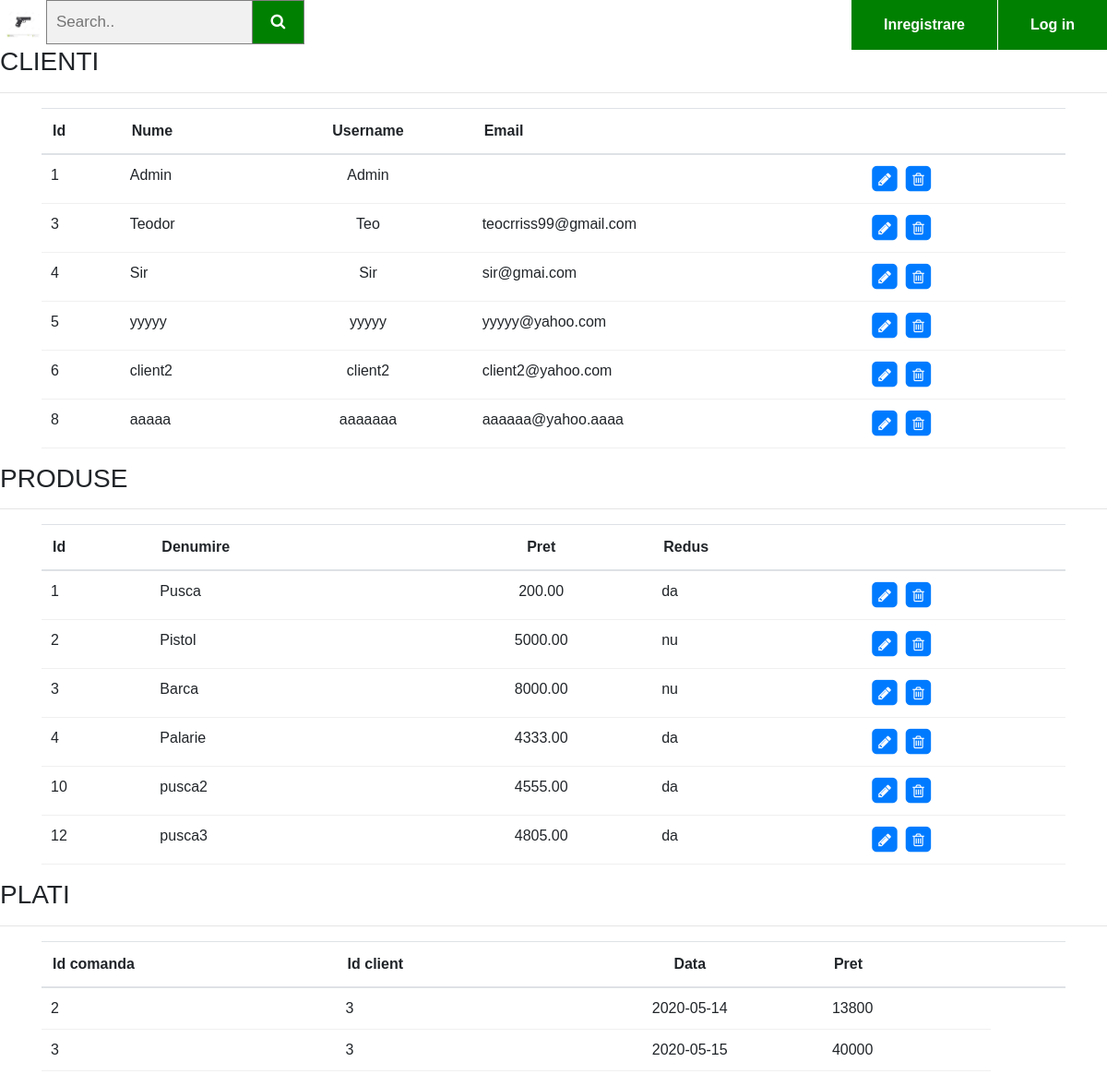
Page /pagadmin.php on the committed database.
### tables this page shows
CREATE TABLE `nume` (
  `Nume_si_prenume` varchar(50) NOT NULL,
  `User` varchar(30) NOT NULL,
  `Parola` varchar(20) NOT NULL,
  `Adresa` varchar(50) NOT NULL,
  `Email` varchar(30) NOT NULL,
  `Id` int(11) NOT NULL
);

CREATE TABLE `products` (
  `id` int(10) NOT NULL,
  `name` varchar(250) NOT NULL,
  `code` varchar(100) NOT NULL,
  `price` double(9,2) NOT NULL,
  `image` varchar(250) NOT NULL,
  `redus` varchar(10) DEFAULT NULL,
  `categorie` varchar(50) NOT NULL
);

CREATE TABLE `comenzi` (
  `Id_comanda` int(11) NOT NULL,
  `Id_client` int(11) NOT NULL,
  `Data` date NOT NULL,
  `pret` int(11) NOT NULL
);

### pagadmin.php (the view, shortened to what this page needs)
<?php
include_once('dbh.php');
?>
<!doctype html>
<html lang="en">
  <head>
    <link rel="stylesheet" href="https://stackpath.bootstrapcdn.com/bootstrap/4.4.1/css/bootstrap.min.css" >
    <link rel="stylesheet" href="css/style.css">
    <link rel="stylesheet" href=" https://stackpath.bootstrapcdn.com/font-awesome/4.7.0/css/font-awesome.min.css">
  </head>
    <div class="top-nav-bar">
    <div class="search-box">
      <a href="proiect.php"> <img src="img/2.jpg" class="logo"></a>
      <link rel="stylesheet" href="https://cdnjs.cloudflare.com/ajax/libs/font-awesome/4.7.0/css/font-awesome.min.css">
      <link rel="stylesheet" href="css/search_bar.css">
<form class="example" method="POST" action="index1.php">
  <input type="text" placeholder="Search.." name="search">
  <button type="submit"  name="submit"><i class="fa fa-search"></i></button>
</form>
    </div>
    <div class="menu-bar">
      <ul>
<?php
	if(!empty($_SESSION['u_user']))
{
     echo '<li><a href="#">'. $_SESSION["u_user"].'</a></li>';
     echo '<li><a href="adauga_produs.php">Adauga produs</a></li>';
       echo '<li><a href="logout.php">LOGOUT</a></li>';
	  }
else
{
  	echo '<li><a href="register.php">Inregistrare</a></li>';
    echo '<li><a href="login.php">Log in</a></li>';
}
?>
</ul>
</div>
<h3>CLIENTI</h3>
      <?php
$sql= "SELECT Nume_si_prenume, User, Id, Email FROM nume";
$result=mysqli_query($conn,$sql);
$resultCheck=mysqli_num_rows($result);
if($resultCheck<1)
{
    echo "<script type=\"text/javascript\">
    alert('Nu exista utilizatori');
    </script>";
}
else
{
?>
<link rel="stylesheet" type="text/css" href="//netdna.bootstrapcdn.com/font-awesome/4.1.0/css/font-awesome.min.css">
<hr>
<div class="container bootstrap snippet">
    <div class="row">
        <div class="col-lg-12">
            <div class="main-box no-header clearfix">
                <div class="main-box-body clearfix">
                    <div class="table-responsive">
                        <table class="table user-list">
                            <thead>
                                <tr>
                                <th><span>Id</span></th>
                                <th><span>Nume</span></th>
                                <th class="text-center"><span>Username</span></th>
                                <th><span>Email</span></th>
                                <th>&nbsp;</th>
                                </tr>
                            </thead>
<tbody>
<?php
while($row=mysqli_fetch_assoc($result))
{
?>
                                <tr>
                                <td><?php echo $row["Id"]; ?> </td>
                                <td><span><?php echo $row["Nume_si_prenume"]; ?></span></td>
                                <td class="text-center"><span><?php echo $row["User"]; ?></span></td>
                                <td><span><?php echo $row["Email"]; ?></span></td>
                                    <td style="width: 20%;">
                                       <?php
                                        echo "<a href='editare_direct.php?id_selectat=$row[Id]' class='table-link'>"
                                        ?>
                                            <span class="fa-stack">
                                           <i class="fa fa-square fa-stack-2x"></i>
                                             <i class="fa fa-pencil fa-stack-1x fa-inverse"></i>
                                            </span>
                                        </a>
                                        <?php
                                        echo "<a href='stergere_direct.php?id_selectat=$row[Id]' class='table-link danger'>"
                                        ?>
                                            <span class="fa-stack">
                                                <i class="fa fa-square fa-stack-2x"></i>
                                                <i class="fa fa-trash-o fa-stack-1x fa-inverse"></i>
                                            </span>
                                        </a>
                                    </td>
                                </tr>
<?php
}
?>
                        </tbody>
                        </table>
                    </div>
                </div>
            </div>
        </div>
    </div>
</div>
<?php
}
?>
<h3>PRODUSE</h3>
      <?php
$sql= "SELECT id,name,price,redus FROM Products";
$result=mysqli_query($conn,$sql);
$resultCheck=mysqli_num_rows($result);
if($resultCheck<1)
{
    echo "<script type=\"text/javascript\">
    alert('Nu exista produse!');
    </script>";
}
else
{
?>
<hr>
<div class="container bootstrap snippet">
    <div class="row">
        <div class="col-lg-12">
            <div class="main-box no-header clearfix">
                <div class="main-box-body clearfix">
                    <div class="table-responsive">
                        <table class="table user-list">
                            <thead>
                                <tr>
                                <th><span>Id</span></th>
                                <th><span>Denumire</span></th>
                                <th class="text-center"><span>Pret</span></th>
                                <th><span>Redus</span></th>
                                <th>&nbsp;</th>
                                </tr>
                            </thead>
<tbody>
<?php
while($row=mysqli_fetch_assoc($result))
{
?>
                                <tr>
                                <td><?php echo $row["id"]; ?> </td>
                                <td><span><?php echo $row["name"]; ?></span></td>
                                <td class="text-center"><span><?php echo $row["price"]; ?></span></td>
                                <td><span><?php echo $row["redus"]; ?></span></td>
                                    <td style="width: 20%;">
                                       <?php
                                        echo "<a href='editare_produs.php?id_selectat=$row[id]' class='table-link'>"
                                        ?>
                                            <span class="fa-stack">
                                           <i class="fa fa-square fa-stack-2x"></i>
                                             <i class="fa fa-pencil fa-stack-1x fa-inverse"></i>
                                            </span>
                                        </a>
                                        <?php
                                        echo "<a href='stergere_produs.php?id_selectat=$row[id]' class='table-link danger'>"
                                        ?>
                                            <span class="fa-stack">
                                                <i class="fa fa-square fa-stack-2x"></i>
                                                <i class="fa fa-trash-o fa-stack-1x fa-inverse"></i>
                                            </span>
                                        </a>
                                    </td>
                                </tr>
<?php
}
?>
                        </tbody>
                        </table>
                    </div>
                </div>
            </div>
        </div>
    </div>
</div>
<?php
}
?>
<h3>PLATI</h3>
      <?php
$sql= "SELECT * FROM comenzi";
$result=mysqli_query($conn,$sql);
$resultCheck=mysqli_num_rows($result);
if($resultCheck<1)
{
    echo "<script type=\"text/javascript\">
    alert('Nu exista produse!');
    </script>";
}
else
{
?>
<hr>
<div class="container bootstrap snippet">
    <div class="row">
        <div class="col-lg-12">
            <div class="main-box no-header clearfix">
                <div class="main-box-body clearfix">
                    <div class="table-responsive">
                        <table class="table user-list">
                            <thead>
                                <tr>
                                <th><span>Id comanda</span></th>
                                <th><span>Id client </span></th>
                                <th class="text-center"><span>Data</span></th>
                                <th><span>Pret</span></th>
                                <th>&nbsp;</th>
                                </tr>
                            </thead>
<tbody>
<?php
while($row=mysqli_fetch_assoc($result))
{
?>
                                <tr>
                                <td><?php echo $row["Id_comanda"]; ?> </td>
                                <td><span><?php echo $row['Id_client']; ?></span></td>
                                <td class="text-center"><span><?php echo $row["Data"]; ?></span></td>
                                <td><span><?php echo $row["pret"]; ?></span></td>
                                </tr>
<?php
}
?>
                        </tbody>
                        </table>
                    </div>
                </div>
            </div>
        </div>
    </div>
</div>
<?php
}
?>

### css/style.css (style rules this page uses)
* { margin:0; padding:0; }
.top-nav-bar { height:57px; top:0; position:sticky; background: #fff; margin-bottom:20px; border-bottom:3px solid white; z-index: 2; }
.logo { height: 40px; margin: 5px 5px; }
.search-box { display:inline-flex; width:60%; }
.fa-search { color: white; }
.menu-bar { width: 40%; height: 57px; float:right; }
.menu-bar ul { display:inline-flex; float:right; }
.menu-bar ul li { border-left:1px solid #fff; list-style-type: none; padding:15px 35px; text-align: center; background-color: green; cursor:pointer; }
.menu-bar ul li a { font-size :16px; font-weight: bold; color: white; text-decoration: none; }
.table td { border-bottom: #F0F0F0 1px solid; padding: 10px; }

### css/search_bar.css (style rules this page uses)
* { box-sizing: border-box; }
form.example input[type=text] { padding: 10px; font-size: 17px; border: 1px solid grey; float: left; width: 80%; background: #f1f1f1; }
form.example button { float: left; width: 20%; padding: 10px; background: green; color: white; font-size: 17px; border: 1px solid grey; border-left: none; cursor: pointer; }
form.example::after { content: ""; clear: both; display: table; }

### rows in the picture
nume: Id "1", Nume_si_prenume "Admin", User "Admin"
nume: Id "3", Nume_si_prenume "Teodor", User "Teo", Email "teocrriss99@gmail.com"
nume: Id "4", Nume_si_prenume "Sir", User "Sir", Email "sir@gmai.com"
nume: Id "5", Nume_si_prenume "yyyyy", User "yyyyy", Email "yyyyy@yahoo.com"
nume: Id "6", Nume_si_prenume "client2", User "client2", Email "client2@yahoo.com"
nume: Id "8", Nume_si_prenume "aaaaa", User "aaaaaaa", Email "aaaaaa@yahoo.aaaa"
products: id "1", name "Pusca", price "200.00", redus "da"
products: id "2", name "Pistol", price "5000.00", redus "nu"
products: id "3", name "Barca", price "8000.00", redus "nu"
products: id "4", name "Palarie", price "4333.00", redus "da"
products: id "10", name "pusca2", price "4555.00", redus "da"
products: id "12", name "pusca3", price "4805.00", redus "da"
comenzi: Id_comanda "2", Id_client "3", Data "2020-05-14", pret "13800"
comenzi: Id_comanda "3", Id_client "3", Data "2020-05-15", pret "40000"
